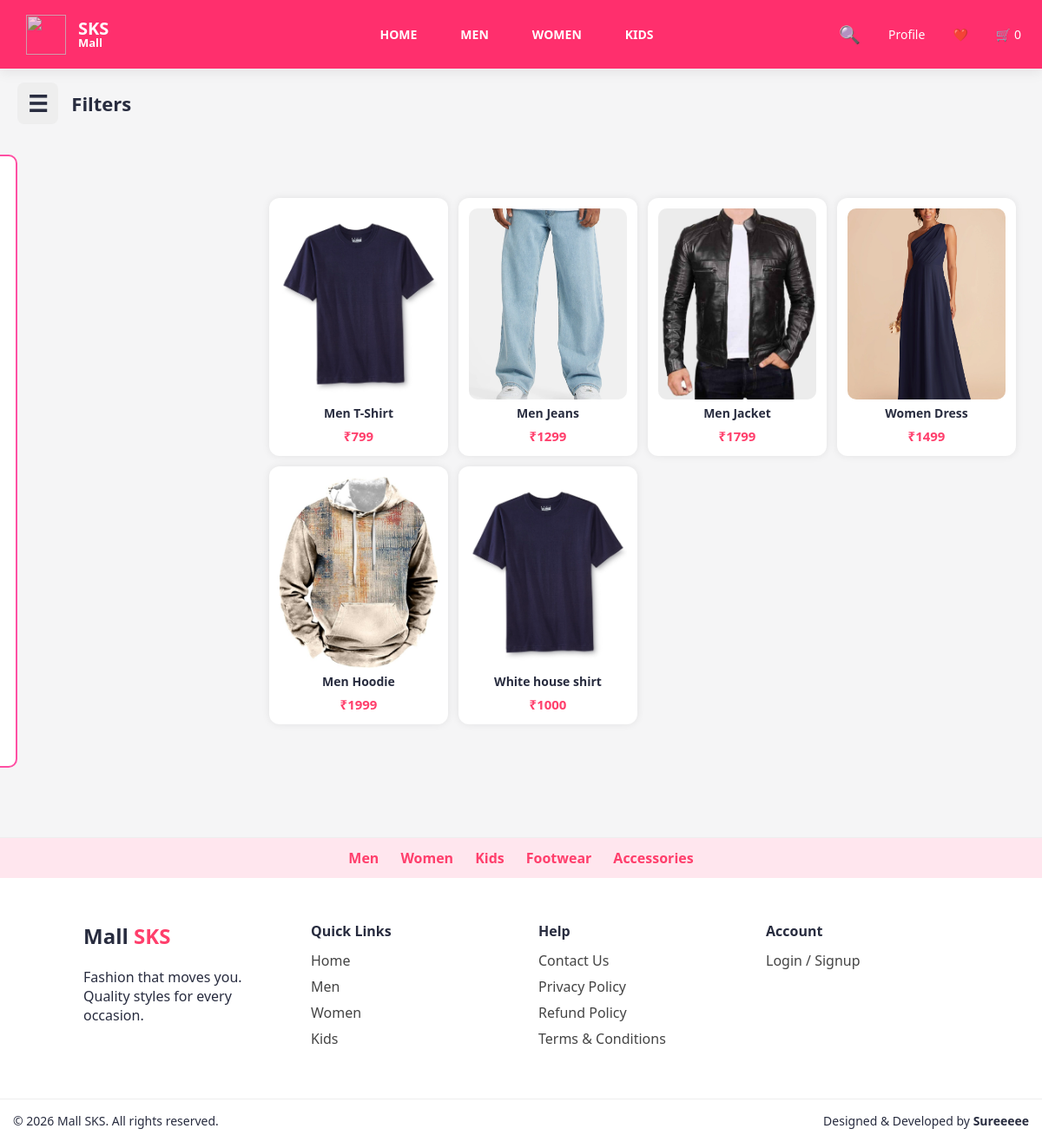
/category/men, run on an earlier commit of the app's database.
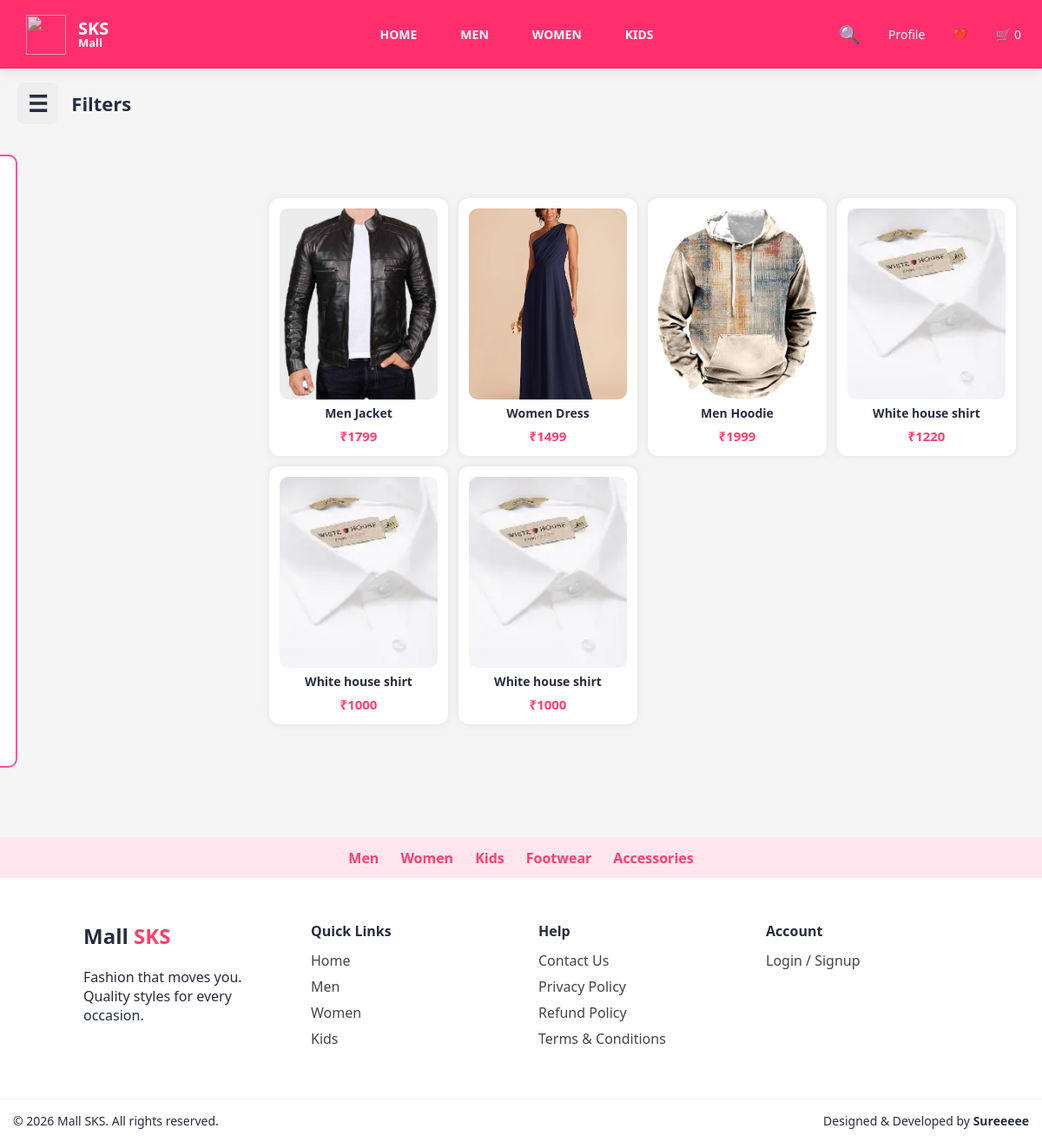
And on a later commit of the database.
### models/product.py (models this page shows)
class Product(db.Model):
    id = db.Column(db.Integer, primary_key=True)
    name = db.Column(db.String(100), nullable=False)
    price = db.Column(db.Integer, nullable=False)
    category = db.Column(db.String(50))
    type = db.Column(db.String(50))
    color = db.Column(db.String(30))
    brand = db.Column(db.String(50))
    sizes = db.Column(db.String(100))
    image = db.Column(db.String(200))
    image2 = db.Column(db.String(200))
    image3 = db.Column(db.String(200))

### app.py (the view)
@app.route("/category/<name>")
def category(name):
    q = request.args.get("q")
    min_price = request.args.get("min")
    max_price = request.args.get("max")
    color = request.args.get("color")
    type_ = request.args.get("type")
    brand = request.form.get("brand")
    sort = request.args.get("sort")
    brand = request.args.get("brand")   # NEW
    sub = request.args.get("sub")       # NEW
    query = Product.query.filter(Product.category.ilike(f"%{name}%"))
    if q:
        query = query.filter(Product.name.ilike(f"%{q}%"))
    if type_:
        query = query.filter(Product.type.ilike(f"%{type_}%"))
    if brand:
        query = query.filter(Product.brand.ilike(f"%{brand}%"))
    if sub:
        query = query.filter(Product.sub.ilike(f"%{sub}%"))
    if color:
        query = query.filter_by(color=color)
    if min_price:
        query = query.filter(Product.price >= int(min_price))
    if max_price:
        query = query.filter(Product.price <= int(max_price))
    if sort == "low":
        query = query.order_by(Product.price.asc())
    elif sort == "high":
        query = query.order_by(Product.price.desc())
    elif sort == "az":
        query = query.order_by(Product.name.asc())
    products = query.all()
    return render_template("shop.html", products=products, page=name)

### templates/shop.html (shortened to what this page needs)
<!DOCTYPE html>
<html lang="en">
<head>
<link rel="stylesheet" href="{{ url_for('static', filename='css/style.css') }}">
</head>
<body>
{% include "header.html" %}
<div class="shop-topbar">
    <div class="filter-toggle" >☰</div>
    Filters
</div>
<div class="shop-layout">
<div class="filters" id="filterBox">
</div>
<div class="products">
{% for p in products %}
<div class="card" data-price="{{ p.price }}">
    <a href="{{ url_for('product_page', pid=p.id) }}">
        <img src="{{ url_for('static', filename=p.image) }}" class="product-img">
    </a>
    <h4>{{ p.name }}</h4>
    <b>₹{{ p.price }}</b>
</div>
{% endfor %}
</div>
</div>
{% include "footer.html" %}
</body>
</html>

### templates/header.html (shortened to what this page needs)
<header class="navbar">
  <a href="/" class="logo">
    <img src="https://image2url.com/r2/default/images/1769949284478-5cbbd602-d8ed-4067-afcb-2263ae95ce07.jpg" class="logo-peacock">
    <div class="logo-text">
      <div class="sks">SKS</div>
      <div class="mall">Mall</div>
    </div>
  </a>
  <nav class="menu desktop-only">
    <a href="/">HOME</a>
    <a href="/category/men">MEN</a>
    <a href="/category/women">WOMEN</a>
    <a href="/category/kids">KIDS</a>
  </nav>
  <div class="nav-right desktop-only">
    <div class="search-icon" onclick="toggleSearch()">🔍</div>
    {% if session.get("username") %}
      <span class="nav-user">👤 {{ session["username"] }}</span>
      {% if session.get("role") == "admin" %}
        <a href="/admin/dashboard">👑 Admin</a>
      {% endif %}
      <a href="/logout">Logout</a>
    {% else %}
      <a href="javascript:void(0)" onclick="openLogin()">Profile</a>
    {% endif %}
    <a href="/wishlist">❤️</a>
    <a href="/cart">🛒 {{ session.get("cart", {})|length }}</a>
  </div>
</header>

### templates/footer.html (shortened to what this page needs)
<footer class="footer">
    <div class="footer-strip">
        <a href="/category/men">Men</a>
        <a href="/category/women">Women</a>
        <a href="/category/kids">Kids</a>
        <a href="/category/shoes">Footwear</a>
        <a href="/category/accessories">Accessories</a>
    </div>
    <div class="footer-container">
        <div class="footer-brand">
            <h2>Mall <span>SKS</span></h2>
            <p>
                Fashion that moves you.<br>
                Quality styles for every occasion.
            </p>
        </div>
        <div class="footer-links">
            <h4>Quick Links</h4>
            <a href="/">Home</a>
            <a href="/category/men">Men</a>
            <a href="/category/women">Women</a>
            <a href="/category/kids">Kids</a>
        </div>
        <div class="footer-links">
            <h4>Help</h4>
            <a href="/contact">Contact Us</a>
            <a href="/privacy">Privacy Policy</a>
            <a href="/refund">Refund Policy</a>
            <a href="/terms">Terms & Conditions</a>
        </div>
        <div class="footer-links">
            <h4>Account</h4>
            {% if session.get("username") %}
                <a href="/profile">My Profile</a>
<a href="{{ url_for('my_orders') }}">My Orders</a>
                <a href="/logout">Logout</a>
            {% else %}
                <a href="javascript:void(0)" onclick="openLogin()">Login / Signup</a>
            {% endif %}
        </div>
    </div>
    <div class="footer-bottom">
        <p>© 2026 Mall SKS. All rights reserved.</p>
        <p>Designed & Developed by <b>Sureeeee</b></p>
    </div>
</footer>

### templates/shop.html (style rules this page uses)
body { font-family: Arial, sans-serif; margin:0; }
.shop-topbar { display:flex; align-items:center; gap:15px; padding:15px 20px; font-size:22px; font-weight:bold; width: 100%; }
.filter-toggle { font-size:26px; cursor:pointer; background:#eee; padding:6px 12px; border-radius:8px; position: relative; z-index: 100000; }
.shop-layout { display: flex; position: relative; z-index: 1; }
.filters { width:260px; background:#fff; padding:20px; position: fixed; top:80px; left:0; height:calc(100vh - 80px); transform: translateX(-100%); transition: transform 0.3s ease; z-index:9999; }
@media (min-width: 992px) { .filters { position: static; height:auto; left:0; } }
@media (min-width: 992px) { .shop-layout { display:flex; gap:20px; padding:20px; } }
@media (min-width: 992px) { .products { flex:1; grid-template-columns: repeat(4,1fr); } }
.products { display: grid; grid-template-columns: repeat(2, 1fr); gap: 12px; padding: 10px; width: 100%; box-sizing:border-box; }
.card { background:white; border-radius:12px; padding:12px; box-shadow:0 0 10px rgba(0,0,0,0.08); text-align:center; width:100%; max-width:100%; }
.card img { width:100%; height:220px; object-fit:cover; border-radius:10px; max-width:100%; }
@media (min-width: 992px) { .products { grid-template-columns: repeat(4, 1fr); } }

What changed in the data, as far as the page shows it:
removed Product: image (picture), name "Men T-Shirt", price "799"
removed Product: image (picture), name "Men Jeans", price "1299"
changed Product (number 4 of 6 on the later page): image: a different picture; price "1000" → "1220"
added Product: image (picture), name "White house shirt", price "1000"
added Product: image (picture), name "White house shirt", price "1000"
